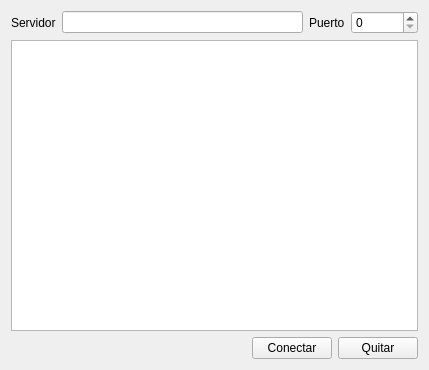
<?xml version="1.0" encoding="UTF-8"?>
<ui version="4.0">
 <class>Widget</class>
 <widget class="QWidget" name="Widget">
  <property name="geometry">
   <rect>
    <x>0</x>
    <y>0</y>
    <width>429</width>
    <height>370</height>
   </rect>
  </property>
  <property name="windowTitle">
   <string>Widget</string>
  </property>
  <layout class="QGridLayout" name="gridLayout">
   <item row="0" column="0">
    <layout class="QHBoxLayout" name="horizontalLayout_4">
     <item>
      <layout class="QHBoxLayout" name="horizontalLayout_2">
       <item>
        <widget class="QLabel" name="label">
         <property name="text">
          <string>Servidor</string>
         </property>
        </widget>
       </item>
       <item>
        <widget class="QLineEdit" name="servidor"/>
       </item>
      </layout>
     </item>
     <item>
      <layout class="QHBoxLayout" name="horizontalLayout_3">
       <item>
        <widget class="QLabel" name="label_2">
         <property name="text">
          <string>Puerto</string>
         </property>
        </widget>
       </item>
       <item>
        <widget class="QSpinBox" name="puerto">
         <property name="maximum">
          <number>999999999</number>
         </property>
        </widget>
       </item>
      </layout>
     </item>
    </layout>
   </item>
   <item row="1" column="0">
    <widget class="QListWidget" name="listWidget"/>
   </item>
   <item row="2" column="0">
    <layout class="QHBoxLayout" name="horizontalLayout">
     <item>
      <spacer name="horizontalSpacer">
       <property name="orientation">
        <enum>Qt::Horizontal</enum>
       </property>
       <property name="sizeHint" stdset="0">
        <size>
         <width>40</width>
         <height>20</height>
        </size>
       </property>
      </spacer>
     </item>
     <item>
      <widget class="QPushButton" name="conectar">
       <property name="text">
        <string>Conectar</string>
       </property>
      </widget>
     </item>
     <item>
      <widget class="QPushButton" name="quitar">
       <property name="text">
        <string>Quitar</string>
       </property>
      </widget>
     </item>
    </layout>
   </item>
  </layout>
 </widget>
 <resources/>
 <connections/>
</ui>
